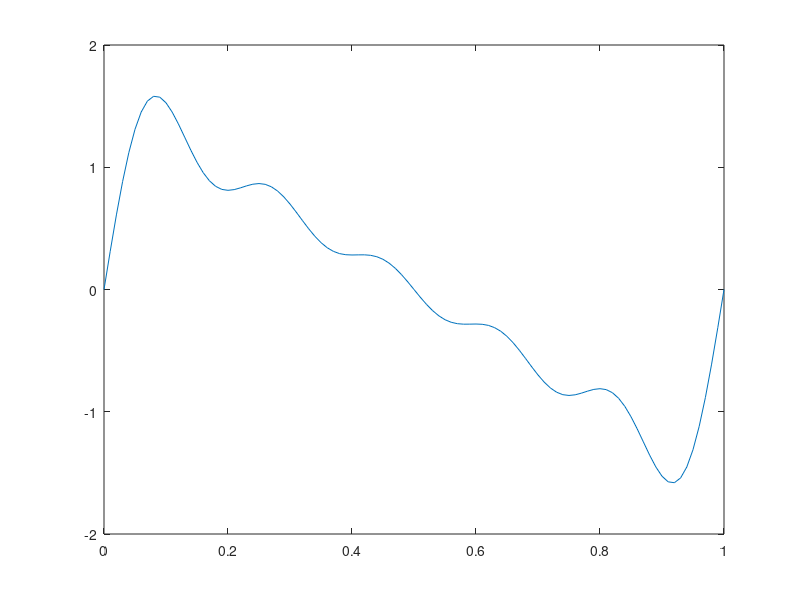

This chart was generated by the following MATLAB code:
%% Approach 1
t = 0:0.01:1;

N = length(t);
xt = zeros(1, N);

for n=1:N
    temp=0;
    for k=1:5
        temp=temp+(1/k)*sin(2*pi*k*t(n));
    end
    xt(n)=temp;
end

figure, plot(t, xt);